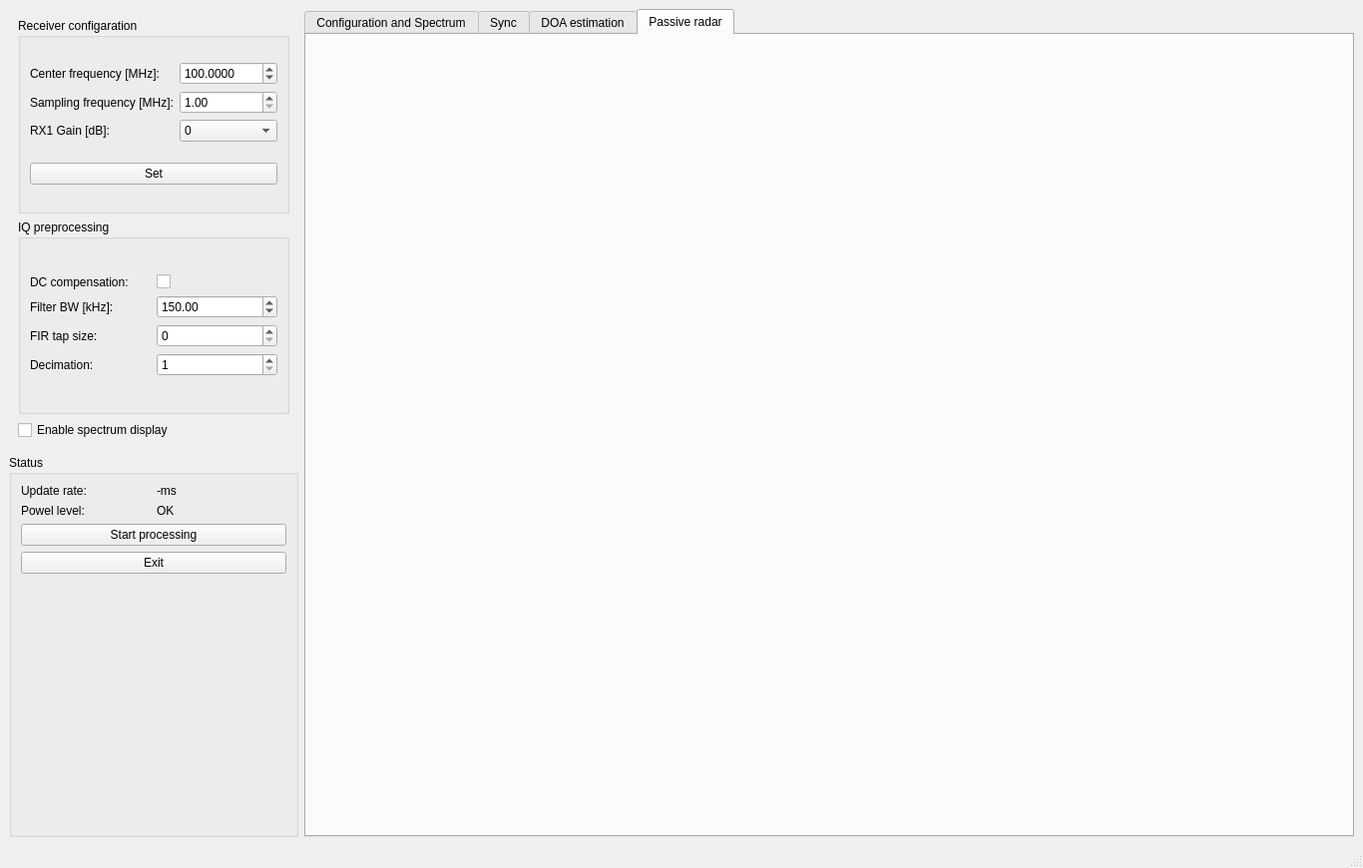
<?xml version="1.0" encoding="UTF-8"?>
<ui version="4.0">
 <class>MainWindow</class>
 <widget class="QMainWindow" name="MainWindow">
  <property name="geometry">
   <rect>
    <x>0</x>
    <y>0</y>
    <width>1366</width>
    <height>870</height>
   </rect>
  </property>
  <property name="windowTitle">
   <string>MainWindow</string>
  </property>
  <widget class="QWidget" name="centralwidget">
   <layout class="QHBoxLayout" name="horizontalLayout">
    <item>
     <layout class="QVBoxLayout" name="verticalLayout_6">
      <item>
       <widget class="QStackedWidget" name="stackedWidget_config">
        <property name="maximumSize">
         <size>
          <width>290</width>
          <height>16777215</height>
         </size>
        </property>
        <property name="currentIndex">
         <number>0</number>
        </property>
        <widget class="QWidget" name="page_4">
         <layout class="QVBoxLayout" name="verticalLayout_7">
          <item>
           <widget class="QGroupBox" name="groupBox_7">
            <property name="title">
             <string>Receiver configaration</string>
            </property>
            <layout class="QGridLayout" name="gridLayout_17">
             <item row="0" column="0">
              <layout class="QGridLayout" name="gridLayout_16">
               <item row="0" column="1">
                <widget class="QDoubleSpinBox" name="doubleSpinBox_center_freq">
                 <property name="decimals">
                  <number>4</number>
                 </property>
                 <property name="minimum">
                  <double>25.0000</double>
                 </property>
                 <property name="maximum">
                  <double>2000.0000</double>
                 </property>
                 <property name="value">
                  <double>100.0000</double>
                 </property>
                </widget>
               </item>
               <item row="1" column="0">
                <widget class="QLabel" name="label_4">
                 <property name="text">
                  <string>Sampling frequency [MHz]:</string>
                 </property>
                </widget>
               </item>
               <item row="0" column="0">
                <widget class="QLabel" name="label_3">
                 <property name="text">
                  <string>Center frequency [MHz]:</string>
                 </property>
                </widget>
               </item>
               <item row="1" column="1">
                <widget class="QDoubleSpinBox" name="label_gain_3">
                 <property name="minimum">
                  <double>1.0000</double>
                 </property>
                 <property name="maximum">
                  <double>3.2000</double>
                 </property>
                </widget>
               </item>
               <item row="2" column="0">
                <widget class="QLabel" name="label_gain_4">
                 <property name="text">
                  <string>RX1 Gain [dB]:</string>
                 </property>
                </widget>
               </item>
               <item row="2" column="1">
                <widget class="QComboBox" name="comboBox_gain_4">
                 <item>
                  <property name="text">
                   <string>0</string>
                  </property>
                 </item>
                 <item>
                  <property name="text">
                   <string>0.9</string>
                  </property>
                 </item>
                 <item>
                  <property name="text">
                   <string>1.4</string>
                  </property>
                 </item>
                 <item>
                  <property name="text">
                   <string>2.7</string>
                  </property>
                 </item>
                 <item>
                  <property name="text">
                   <string>3.7</string>
                  </property>
                 </item>
                 <item>
                  <property name="text">
                   <string>7.7</string>
                  </property>
                 </item>
                 <item>
                  <property name="text">
                   <string>8.7</string>
                  </property>
                 </item>
                 <item>
                  <property name="text">
                   <string>12.5</string>
                  </property>
                 </item>
                 <item>
                  <property name="text">
                   <string>14.4</string>
                  </property>
                 </item>
                 <item>
                  <property name="text">
                   <string>15.7</string>
                  </property>
                 </item>
                 <item>
                  <property name="text">
                   <string>16.6</string>
                  </property>
                 </item>
                 <item>
                  <property name="text">
                   <string>19.7</string>
                  </property>
                 </item>
                 <item>
                  <property name="text">
                   <string>20.7</string>
                  </property>
                 </item>
                 <item>
                  <property name="text">
                   <string>22.9</string>
                  </property>
                 </item>
                 <item>
                  <property name="text">
                   <string>25.4</string>
                  </property>
                 </item>
                 <item>
                  <property name="text">
                   <string>28.0</string>
                  </property>
                 </item>
                 <item>
                  <property name="text">
                   <string>29.7</string>
                  </property>
                 </item>
                 <item>
                  <property name="text">
                   <string>32.8</string>
                  </property>
                 </item>
                 <item>
                  <property name="text">
                   <string>33.8</string>
                  </property>
                 </item>
                 <item>
                  <property name="text">
                   <string>36.4</string>
                  </property>
                 </item>
                 <item>
                  <property name="text">
                   <string>37.2</string>
                  </property>
                 </item>
                 <item>
                  <property name="text">
                   <string>38.6</string>
                  </property>
                 </item>
                 <item>
                  <property name="text">
                   <string>40.2</string>
                  </property>
                 </item>
                 <item>
                  <property name="text">
                   <string>42.1</string>
                  </property>
                 </item>
                 <item>
                  <property name="text">
                   <string>43.4</string>
                  </property>
                 </item>
                 <item>
                  <property name="text">
                   <string>43.9</string>
                  </property>
                 </item>
                 <item>
                  <property name="text">
                   <string>44.5</string>
                  </property>
                 </item>
                 <item>
                  <property name="text">
                   <string>48.0</string>
                  </property>
                 </item>
                 <item>
                  <property name="text">
                   <string>49.6</string>
                  </property>
                 </item>
                </widget>
               </item>
              </layout>
             </item>
             <item row="1" column="0">
              <widget class="QPushButton" name="pushButton_set_receiver_config">
               <property name="text">
                <string>Set</string>
               </property>
              </widget>
             </item>
            </layout>
           </widget>
          </item>
          <item>
           <widget class="QGroupBox" name="groupBox_8">
            <property name="title">
             <string>IQ preprocessing</string>
            </property>
            <layout class="QGridLayout" name="gridLayout_3">
             <item row="0" column="0">
              <layout class="QGridLayout" name="gridLayout_2">
               <item row="2" column="0">
                <widget class="QLabel" name="label_19">
                 <property name="text">
                  <string>FIR tap size:</string>
                 </property>
                </widget>
               </item>
               <item row="1" column="0">
                <widget class="QLabel" name="label_2">
                 <property name="text">
                  <string>Filter BW [kHz]: </string>
                 </property>
                </widget>
               </item>
               <item row="0" column="0">
                <widget class="QLabel" name="label">
                 <property name="text">
                  <string>DC compensation:</string>
                 </property>
                </widget>
               </item>
               <item row="3" column="0">
                <widget class="QLabel" name="label_20">
                 <property name="text">
                  <string>Decimation:</string>
                 </property>
                </widget>
               </item>
               <item row="0" column="1">
                <widget class="QCheckBox" name="checkBox_en_dc_compensation">
                 <property name="text">
                  <string/>
                 </property>
                </widget>
               </item>
               <item row="1" column="1">
                <widget class="QDoubleSpinBox" name="doubleSpinBox_filterbw">
                 <property name="maximum">
                  <double>3400.0000</double>
                 </property>
                 <property name="value">
                  <double>150.0000</double>
                 </property>
                </widget>
               </item>
               <item row="2" column="1">
                <widget class="QSpinBox" name="spinBox_fir_tap_size">
                 <property name="toolTip">
                  <string>&lt;html&gt;&lt;head/&gt;&lt;body&gt;&lt;p&gt;Set to 0 to disable FIR filtering.&lt;/p&gt;&lt;/body&gt;&lt;/html&gt;</string>
                 </property>
                 <property name="maximum">
                  <number>10000</number>
                 </property>
                </widget>
               </item>
               <item row="3" column="1">
                <widget class="QSpinBox" name="spinBox_decimation">
                 <property name="minimum">
                  <number>1</number>
                 </property>
                 <property name="maximum">
                  <number>1000</number>
                 </property>
                </widget>
               </item>
              </layout>
             </item>
            </layout>
           </widget>
          </item>
          <item>
           <widget class="QCheckBox" name="checkBox_en_spectrum">
            <property name="text">
             <string>Enable spectrum display</string>
            </property>
           </widget>
          </item>
         </layout>
        </widget>
        <widget class="QWidget" name="page">
         <layout class="QHBoxLayout" name="horizontalLayout_2">
          <item>
           <widget class="QGroupBox" name="groupBox">
            <property name="title">
             <string>Syncronization</string>
            </property>
            <layout class="QGridLayout" name="gridLayout_9">
             <item row="0" column="1">
              <layout class="QVBoxLayout" name="verticalLayout_2">
               <item>
                <layout class="QGridLayout" name="gridLayout_8">
                 <item row="0" column="0">
                  <widget class="QLabel" name="label_12">
                   <property name="text">
                    <string>Enable sync display:</string>
                   </property>
                  </widget>
                 </item>
                 <item row="0" column="1">
                  <widget class="QCheckBox" name="checkBox_en_sync_display">
                   <property name="text">
                    <string/>
                   </property>
                  </widget>
                 </item>
                 <item row="1" column="0">
                  <widget class="QLabel" name="label_32">
                   <property name="text">
                    <string>Noise source ON/OFF</string>
                   </property>
                  </widget>
                 </item>
                 <item row="1" column="1">
                  <widget class="QCheckBox" name="checkBox_en_noise_source">
                   <property name="text">
                    <string/>
                   </property>
                  </widget>
                 </item>
                </layout>
               </item>
               <item>
                <widget class="QPushButton" name="pushButton_del_sync_history">
                 <property name="text">
                  <string>Delete history</string>
                 </property>
                </widget>
               </item>
               <item>
                <widget class="QPushButton" name="pushButton_sync">
                 <property name="text">
                  <string>Sample sync</string>
                 </property>
                </widget>
               </item>
               <item>
                <widget class="QPushButton" name="pushButton_iq_calib">
                 <property name="text">
                  <string>Calibrate IQ</string>
                 </property>
                </widget>
               </item>
              </layout>
             </item>
             <item row="1" column="1">
              <spacer name="verticalSpacer_3">
               <property name="orientation">
                <enum>Qt::Vertical</enum>
               </property>
               <property name="sizeHint" stdset="0">
                <size>
                 <width>20</width>
                 <height>40</height>
                </size>
               </property>
              </spacer>
             </item>
            </layout>
           </widget>
          </item>
         </layout>
        </widget>
        <widget class="QWidget" name="page_2">
         <layout class="QVBoxLayout" name="verticalLayout">
          <item>
           <widget class="QGroupBox" name="groupBox_2">
            <property name="title">
             <string>Antenna configarion</string>
            </property>
            <layout class="QGridLayout" name="gridLayout_7">
             <item row="0" column="0">
              <layout class="QGridLayout" name="gridLayout_4">
               <item row="0" column="0">
                <widget class="QLabel" name="label_21">
                 <property name="text">
                  <string>Arrangement:</string>
                 </property>
                </widget>
               </item>
               <item row="1" column="0">
                <widget class="QLabel" name="label_24">
                 <property name="text">
                  <string>Spacing [meters]:</string>
                 </property>
                </widget>
               </item>
               <item row="0" column="1">
                <widget class="QComboBox" name="comboBox_antenna_alignment">
                 <property name="toolTip">
                  <string>&lt;html&gt;&lt;head/&gt;&lt;body&gt;&lt;p&gt;ULA (Uniform Linear Array)&lt;br/&gt;UCA (Uniform Ciruclar Array)&lt;/p&gt;&lt;/body&gt;&lt;/html&gt;</string>
                 </property>
                 <item>
                  <property name="text">
                   <string>ULA</string>
                  </property>
                 </item>
                 <item>
                  <property name="text">
                   <string>UCA</string>
                  </property>
                 </item>
                </widget>
               </item>
               <item row="1" column="1">
                <widget class="QDoubleSpinBox" name="doubleSpinBox_DOA_d">
                 <property name="decimals">
                  <number>4</number>
                 </property>
                 <property name="value">
                  <double>0.5000</double>
                 </property>
                </widget>
               </item>
              </layout>
             </item>
             <item row="1" column="0">
              <widget class="QPushButton" name="pushButton_DOA_cal_90">
               <property name="text">
                <string>Calibrate 90 deg</string>
               </property>
              </widget>
             </item>
            </layout>
           </widget>
          </item>
          <item>
           <widget class="QGroupBox" name="groupBox_4">
            <property name="title">
             <string>DOA estimation</string>
            </property>
            <layout class="QGridLayout" name="gridLayout_10">
             <item row="0" column="0">
              <layout class="QGridLayout" name="gridLayout">
               <item row="4" column="1">
                <widget class="QCheckBox" name="checkBox_en_DOA_MEM">
                 <property name="text">
                  <string/>
                 </property>
                </widget>
               </item>
               <item row="7" column="0">
                <widget class="QLabel" name="label_10">
                 <property name="text">
                  <string>Sample size 2^x:</string>
                 </property>
                </widget>
               </item>
               <item row="2" column="1">
                <widget class="QCheckBox" name="checkBox_en_DOA_Bartlett">
                 <property name="text">
                  <string/>
                 </property>
                </widget>
               </item>
               <item row="0" column="0">
                <widget class="QLabel" name="label_11">
                 <property name="text">
                  <string>Enable/Disable:</string>
                 </property>
                </widget>
               </item>
               <item row="3" column="1">
                <widget class="QCheckBox" name="checkBox_en_DOA_Capon">
                 <property name="text">
                  <string/>
                 </property>
                </widget>
               </item>
               <item row="5" column="0">
                <widget class="QLabel" name="label_9">
                 <property name="text">
                  <string>MUSIC</string>
                 </property>
                </widget>
               </item>
               <item row="4" column="0">
                <widget class="QLabel" name="label_8">
                 <property name="text">
                  <string>MEM</string>
                 </property>
                </widget>
               </item>
               <item row="7" column="1">
                <widget class="QSpinBox" name="spinBox_DOA_sample_size">
                 <property name="minimum">
                  <number>1</number>
                 </property>
                 <property name="maximum">
                  <number>22</number>
                 </property>
                 <property name="value">
                  <number>15</number>
                 </property>
                </widget>
               </item>
               <item row="5" column="1">
                <widget class="QCheckBox" name="checkBox_en_DOA_MUSIC">
                 <property name="text">
                  <string/>
                 </property>
                </widget>
               </item>
               <item row="0" column="1">
                <widget class="QCheckBox" name="checkBox_en_DOA">
                 <property name="text">
                  <string/>
                 </property>
                 <property name="checked">
                  <bool>true</bool>
                 </property>
                </widget>
               </item>
               <item row="3" column="0">
                <widget class="QLabel" name="label_7">
                 <property name="text">
                  <string>Capon</string>
                 </property>
                </widget>
               </item>
               <item row="2" column="0">
                <widget class="QLabel" name="label_6">
                 <property name="text">
                  <string>Bartlett</string>
                 </property>
                </widget>
               </item>
               <item row="8" column="0">
                <widget class="QLabel" name="label_16">
                 <property name="text">
                  <string>FB average:</string>
                 </property>
                </widget>
               </item>
               <item row="8" column="1">
                <widget class="QCheckBox" name="checkBox_en_DOA_FB_avg">
                 <property name="text">
                  <string/>
                 </property>
                </widget>
               </item>
               <item row="1" column="0">
                <widget class="QLabel" name="label_5">
                 <property name="font">
                  <font>
                   <pointsize>11</pointsize>
                   <weight>75</weight>
                   <bold>true</bold>
                  </font>
                 </property>
                 <property name="text">
                  <string>Methods:</string>
                 </property>
                </widget>
               </item>
               <item row="6" column="0">
                <widget class="QLabel" name="label_15">
                 <property name="font">
                  <font>
                   <pointsize>11</pointsize>
                   <weight>75</weight>
                   <bold>true</bold>
                  </font>
                 </property>
                 <property name="text">
                  <string>Corr. matrix</string>
                 </property>
                </widget>
               </item>
              </layout>
             </item>
            </layout>
           </widget>
          </item>
         </layout>
        </widget>
        <widget class="QWidget" name="page_3">
         <layout class="QVBoxLayout" name="verticalLayout_3">
          <item>
           <widget class="QCheckBox" name="checkBox_en_passive_radar">
            <property name="text">
             <string>Enable passive radar processing</string>
            </property>
           </widget>
          </item>
          <item>
           <widget class="QGroupBox" name="groupBox_3">
            <property name="title">
             <string>Channel configuration</string>
            </property>
            <layout class="QGridLayout" name="gridLayout_13">
             <item row="0" column="0">
              <layout class="QGridLayout" name="gridLayout_11">
               <item row="0" column="0">
                <widget class="QLabel" name="label_13">
                 <property name="text">
                  <string>Reference channel:</string>
                 </property>
                </widget>
               </item>
               <item row="1" column="0">
                <widget class="QLabel" name="label_14">
                 <property name="text">
                  <string>Surveillance channel:</string>
                 </property>
                </widget>
               </item>
               <item row="1" column="1">
                <widget class="QSpinBox" name="spinBox_surv_ch_select">
                 <property name="maximum">
                  <number>3</number>
                 </property>
                 <property name="value">
                  <number>1</number>
                 </property>
                </widget>
               </item>
               <item row="0" column="1">
                <widget class="QSpinBox" name="spinBox_ref_ch_select">
                 <property name="maximum">
                  <number>3</number>
                 </property>
                </widget>
               </item>
               <item row="2" column="0">
                <widget class="QLabel" name="label_30">
                 <property name="text">
                  <string>Sample size 2^x:</string>
                 </property>
                </widget>
               </item>
               <item row="2" column="1">
                <widget class="QSpinBox" name="spinBox_pr_sample_size">
                 <property name="maximum">
                  <number>25</number>
                 </property>
                 <property name="value">
                  <number>15</number>
                 </property>
                </widget>
               </item>
              </layout>
             </item>
            </layout>
           </widget>
          </item>
          <item>
           <widget class="QGroupBox" name="groupBox_5">
            <property name="title">
             <string>Time domain clutter cancellation</string>
            </property>
            <layout class="QGridLayout" name="gridLayout_19">
             <item row="0" column="0">
              <layout class="QGridLayout" name="gridLayout_18">
               <item row="0" column="0">
                <widget class="QLabel" name="label_23">
                 <property name="text">
                  <string>Enable/Disable:</string>
                 </property>
                </widget>
               </item>
               <item row="1" column="0">
                <widget class="QLabel" name="label_25">
                 <property name="text">
                  <string>Method:</string>
                 </property>
                </widget>
               </item>
               <item row="0" column="1">
                <widget class="QCheckBox" name="checkBox_en_td_filter">
                 <property name="text">
                  <string/>
                 </property>
                </widget>
               </item>
               <item row="2" column="0">
                <widget class="QLabel" name="label_26">
                 <property name="text">
                  <string>Filter dimension:</string>
                 </property>
                </widget>
               </item>
               <item row="2" column="1">
                <widget class="QSpinBox" name="spinBox_td_filter_dimension">
                 <property name="minimum">
                  <number>1</number>
                 </property>
                 <property name="maximum">
                  <number>16384</number>
                 </property>
                 <property name="value">
                  <number>127</number>
                 </property>
                </widget>
               </item>
               <item row="1" column="1">
                <widget class="QComboBox" name="comboBox_td_filter_method">
                 <item>
                  <property name="text">
                   <string>Wiener - SSMI</string>
                  </property>
                 </item>
                </widget>
               </item>
              </layout>
             </item>
             <item row="1" column="0">
              <widget class="QGroupBox" name="groupBox_9">
               <property name="title">
                <string>Cross-Correlation Detector</string>
               </property>
               <layout class="QGridLayout" name="gridLayout_21">
                <item row="0" column="0">
                 <layout class="QGridLayout" name="gridLayout_20">
                  <item row="1" column="1">
                   <widget class="QDoubleSpinBox" name="doubleSpinBox_cc_det_max_Doppler">
                    <property name="maximum">
                     <double>100000.000000000000000</double>
                    </property>
                    <property name="value">
                     <double>500.000000000000000</double>
                    </property>
                   </widget>
                  </item>
                  <item row="0" column="0">
                   <widget class="QLabel" name="label_27">
                    <property name="text">
                     <string>max Range:</string>
                    </property>
                   </widget>
                  </item>
                  <item row="1" column="0">
                   <widget class="QLabel" name="label_28">
                    <property name="text">
                     <string>max Doppler:</string>
                    </property>
                   </widget>
                  </item>
                  <item row="2" column="0">
                   <widget class="QLabel" name="label_29">
                    <property name="text">
                     <string>Windowing:</string>
                    </property>
                   </widget>
                  </item>
                  <item row="0" column="1">
                   <widget class="QDoubleSpinBox" name="doubleSpinBox_cc_det_max_range">
                    <property name="maximum">
                     <double>100000.0000</double>
                    </property>
                    <property name="value">
                     <double>128.0000</double>
                    </property>
                   </widget>
                  </item>
                  <item row="2" column="1">
                   <widget class="QComboBox" name="comboBox_cc_det_windowing">
                    <item>
                     <property name="text">
                      <string>Rectangular</string>
                     </property>
                    </item>
                    <item>
                     <property name="text">
                      <string>Hamming</string>
                     </property>
                    </item>
                   </widget>
                  </item>
                  <item row="3" column="0">
                   <widget class="QLabel" name="label_31">
                    <property name="text">
                     <string>Dynamic range: </string>
                    </property>
                   </widget>
                  </item>
                  <item row="3" column="1">
                   <widget class="QSpinBox" name="spinBox_rd_dyn_range">
                    <property name="maximum">
                     <number>100</number>
                    </property>
                    <property name="value">
                     <number>20</number>
                    </property>
                   </widget>
                  </item>
                 </layout>
                </item>
               </layout>
              </widget>
             </item>
            </layout>
           </widget>
          </item>
         </layout>
        </widget>
       </widget>
      </item>
      <item>
       <widget class="QGroupBox" name="groupBox_6">
        <property name="maximumSize">
         <size>
          <width>290</width>
          <height>16777215</height>
         </size>
        </property>
        <property name="title">
         <string>Status </string>
        </property>
        <layout class="QGridLayout" name="gridLayout_15">
         <item row="2" column="0">
          <layout class="QGridLayout" name="gridLayout_14">
           <item row="1" column="1">
            <widget class="QLabel" name="label_power_level">
             <property name="text">
              <string>OK</string>
             </property>
            </widget>
           </item>
           <item row="1" column="0">
            <widget class="QLabel" name="label_17">
             <property name="text">
              <string>Powel level:</string>
             </property>
            </widget>
           </item>
           <item row="0" column="1">
            <widget class="QLabel" name="label_update_rate">
             <property name="text">
              <string>-ms</string>
             </property>
            </widget>
           </item>
           <item row="0" column="0">
            <widget class="QLabel" name="label_22">
             <property name="text">
              <string>Update rate:</string>
             </property>
            </widget>
           </item>
          </layout>
         </item>
         <item row="5" column="0">
          <spacer name="verticalSpacer_4">
           <property name="orientation">
            <enum>Qt::Vertical</enum>
           </property>
           <property name="sizeHint" stdset="0">
            <size>
             <width>20</width>
             <height>40</height>
            </size>
           </property>
          </spacer>
         </item>
         <item row="4" column="0">
          <widget class="QPushButton" name="pushButton_close">
           <property name="text">
            <string>Exit</string>
           </property>
          </widget>
         </item>
         <item row="3" column="0">
          <widget class="QPushButton" name="pushButton_proc_control">
           <property name="text">
            <string>Start processing</string>
           </property>
          </widget>
         </item>
        </layout>
       </widget>
      </item>
     </layout>
    </item>
    <item>
     <widget class="QTabWidget" name="tabWidget">
      <property name="currentIndex">
       <number>3</number>
      </property>
      <widget class="QWidget" name="tab_spectrum">
       <attribute name="title">
        <string>Configuration and Spectrum</string>
       </attribute>
       <layout class="QGridLayout" name="gridLayout_6">
        <item row="0" column="0">
         <layout class="QGridLayout" name="gridLayout_spectrum"/>
        </item>
       </layout>
      </widget>
      <widget class="QWidget" name="tab_symc">
       <attribute name="title">
        <string>Sync</string>
       </attribute>
       <layout class="QGridLayout" name="gridLayout_5">
        <item row="0" column="0">
         <layout class="QGridLayout" name="gridLayout_sync"/>
        </item>
       </layout>
      </widget>
      <widget class="QWidget" name="tab_DOA">
       <attribute name="title">
        <string>DOA estimation</string>
       </attribute>
       <layout class="QGridLayout" name="gridLayout_12">
        <item row="0" column="0">
         <layout class="QGridLayout" name="gridLayout_DOA"/>
        </item>
       </layout>
      </widget>
      <widget class="QWidget" name="tab">
       <attribute name="title">
        <string>Passive radar</string>
       </attribute>
       <layout class="QGridLayout" name="gridLayout_23">
        <item row="0" column="0">
         <layout class="QGridLayout" name="gridLayout_RD"/>
        </item>
       </layout>
      </widget>
     </widget>
    </item>
   </layout>
  </widget>
  <widget class="QMenuBar" name="menubar">
   <property name="geometry">
    <rect>
     <x>0</x>
     <y>0</y>
     <width>1366</width>
     <height>31</height>
    </rect>
   </property>
  </widget>
  <widget class="QStatusBar" name="statusbar"/>
 </widget>
 <resources/>
 <connections/>
</ui>
